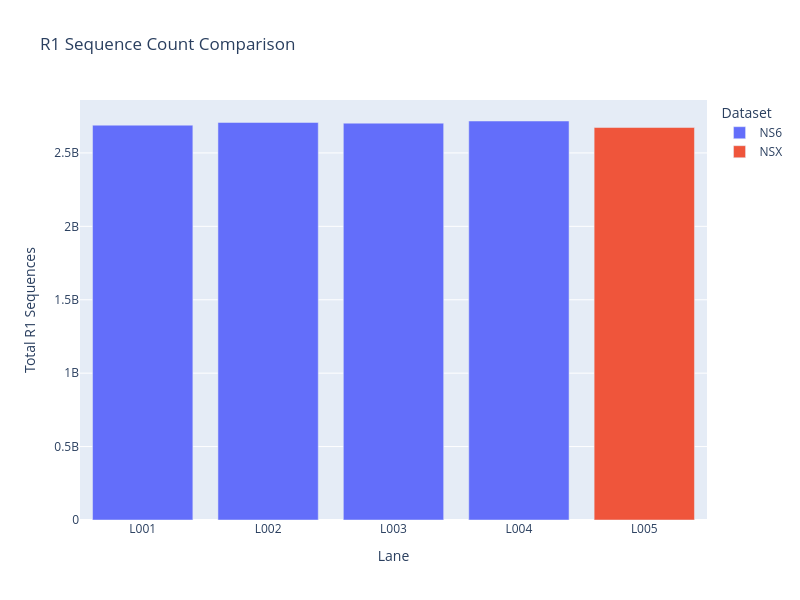

Source (notebook cell):
### Markdown cell above
Compare raw output between lanes on NovaSeqX:

### Code cell
# Data selection and grouping
group_ns6 = data_ns6[(data_ns6["Protocol"] == "Double") & (data_ns6["Read Type"] == "R1")][["Lane", "fastqc_raw__Total Sequences"]].groupby(["Lane"]).sum()
group_reset_ns6 = group_ns6[group_ns6["fastqc_raw__Total Sequences"] > 0].reset_index()

group_nsX = data_nsX[(data_nsX["Protocol"] == "Double") & (data_nsX["Lane"] == "L005") & (data_nsX["Read Type"] == "R1")][["Lane", "fastqc_raw__Total Sequences"]].groupby(["Lane"]).sum()
group_reset_nsX = group_nsX[group_nsX["fastqc_raw__Total Sequences"] > 0].reset_index()

hover_template = "%{y}<extra></extra>"

# Create a single plot
fig = go.Figure()

# Add NS6 data
fig.add_trace(
    go.Bar(
        x=group_reset_ns6["Lane"],
        y=group_reset_ns6["fastqc_raw__Total Sequences"],
        name="NS6",
        hovertemplate=hover_template
    )
)

# Add NSX data
fig.add_trace(
    go.Bar(
        x=group_reset_nsX["Lane"],
        y=group_reset_nsX["fastqc_raw__Total Sequences"],
        name="NSX",
        hovertemplate=hover_template
    )
)

# Update layout
fig.update_layout(
    height=600, width=800,
    yaxis_title="Total R1 Sequences",
    # yaxis_range=[0, 3e10],
    barmode="group",  # Use grouped bars
    title="R1 Sequence Count Comparison",
    xaxis_title="Lane",
    legend_title="Dataset"
)

# Show the figure
fig.show()

### Figure 1 — Plotly figure (JSON) as saved in the notebook; plotly's stock layout.template omitted (floating-point values rounded to 4 significant figures)
{"data": [{"hovertemplate": "%{y}<extra></extra>", "name": "NS6", "type": "bar", "x": ["L001", "L002", "L003", "L004"], "y": [2688989696, 2707457866, 2702548955, 2717330400]}, {"hovertemplate": "%{y}<extra></extra>", "name": "NSX", "type": "bar", "x": ["L005"], "y": [2672936262]}], "layout": {"barmode": "group", "height": 600, "legend": {"title": {"text": "Dataset"}}, "title": {"text": "R1 Sequence Count Comparison"}, "width": 800, "xaxis": {"title": {"text": "Lane"}}, "yaxis": {"title": {"text": "Total R1 Sequences"}}}}
